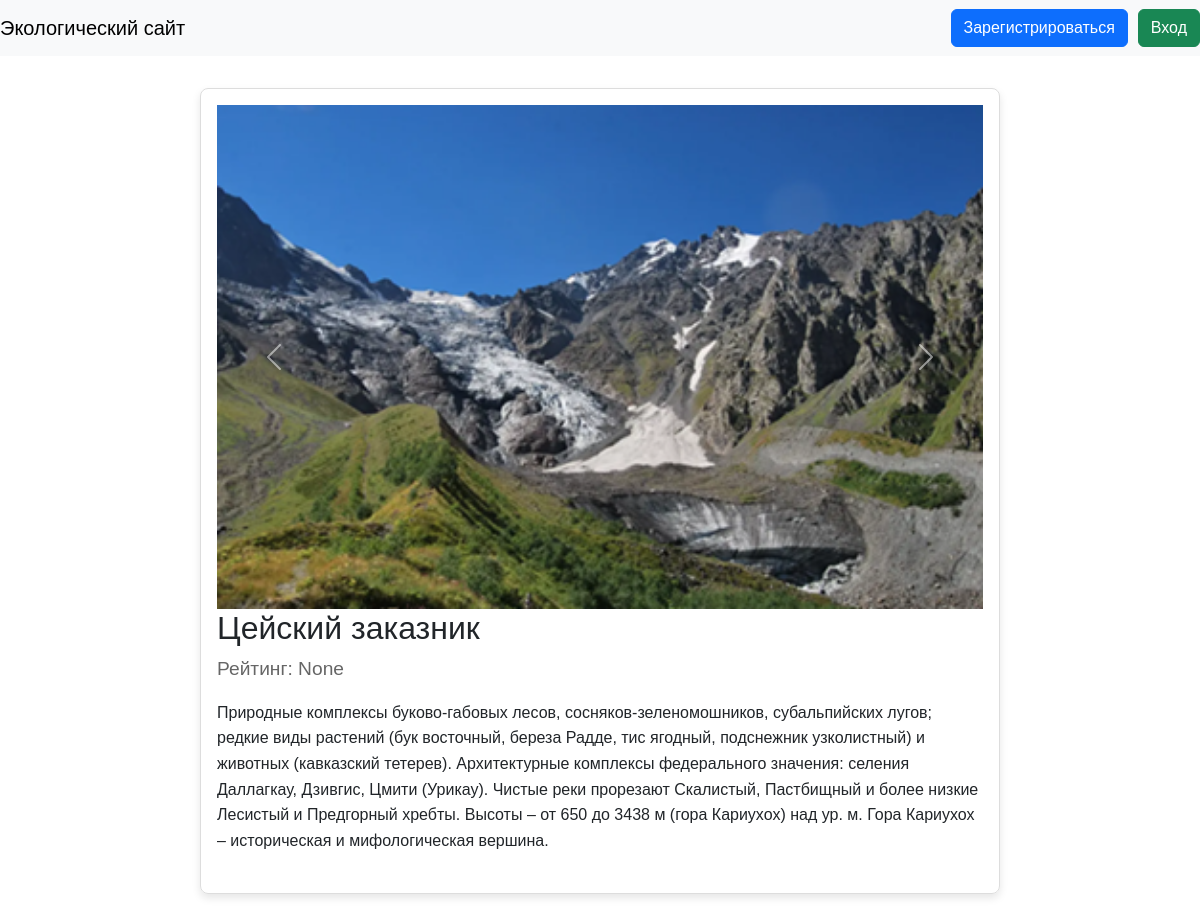
The app's page /object/1 with its own data.
### data/objects.py (models this page shows)
class Object(SqlAlchemyBase, UserMixin, SerializerMixin):
    __tablename__ = 'objects'
    id = sqlalchemy.Column(sqlalchemy.Integer,
                           primary_key=True, autoincrement=True)
    title = sqlalchemy.Column(sqlalchemy.String)
    address = sqlalchemy.Column(sqlalchemy.String, nullable=True)
    rating = sqlalchemy.Column(sqlalchemy.Float, nullable=True)
    phone = sqlalchemy.Column(sqlalchemy.String, nullable=True)
    images = sqlalchemy.Column(sqlalchemy.String, nullable=True)
    category_id = sqlalchemy.Column(sqlalchemy.Integer, sqlalchemy.ForeignKey('categories.id'))
    website = sqlalchemy.Column(sqlalchemy.String, nullable=True)
    description = sqlalchemy.Column(sqlalchemy.String, nullable=True)
    maps_url = sqlalchemy.Column(sqlalchemy.String, nullable=True)
    reviews_id = sqlalchemy.Column(sqlalchemy.String, nullable=True)

### server.py (the view)
@app.route('/object/<int:id>', methods=['GET', 'POST'])
def object(id):
    db_sess = db_session.create_session()
    object = db_sess.query(Object).filter(Object.id == id).first()
    images = object.images.split(',')
    if current_user.is_authenticated:
        return render_template('object.html', object=object, images=images, name=current_user.name)
    else:
        return render_template('object.html', object=object, images=images)

### data/db_session.py (called while the page is built)
def create_session() -> Session:
    global __factory
    return __factory()

### templates/object.html (shortened to what this page needs)
{% extends "base.html" %}
{% block content %}
</head>
<body>
    <div id="carouselExample" class="carousel slide">
        <div class="carousel-inner">
        {% for image in images %}
          <div class="carousel-item active">
            <img src="../static/images/{{ image }}" class="d-block w-100" alt="...">
          </div>
          {% endfor %}
        </div>
        <button class="carousel-control-prev" type="button" data-bs-target="#carouselExample" data-bs-slide="prev">
          <span class="carousel-control-prev-icon" aria-hidden="true"></span>
        </button>
        <button class="carousel-control-next" type="button" data-bs-target="#carouselExample" data-bs-slide="next">
          <span class="carousel-control-next-icon" aria-hidden="true"></span>
        </button>
      </div>
<h1 class="object-title">{{ object.title }}</h1>
<div class="object-rating">
    Рейтинг: <span id="rating">{{ object.rating }}</span>
</div>
<p class="object-description">
    {{ object.description }}
</p>
{% endblock %}

### static/css/style.css (style rules this page uses)
body { font-family: Arial, sans-serif; margin: 0; padding: 0; }

### templates/object.html (style rules this page uses)
.object-title { font-size: 2rem; margin-bottom: 0.5rem; }
.object-rating { font-size: 1.2rem; color: #666; margin-bottom: 1rem; }
.object-description { line-height: 1.6; margin-bottom: 1.5rem; }

### records on screen
Object: images (picture), title "Цейский заказник", rating "None", description "Природные комплексы буково-габовых лесов, сосняков-зеленомошников, субальпийских лугов; редкие виды растений (бук восточный, береза Радде, тис ягодный, подснежник узколистный) и животных (кавказский тетерев). Архитектурные комплексы федерального значения: селения Даллагкау, Дзивгис, Цмити (Урикау). Чистые реки прорезают Скалистый, Пастбищный и более низкие Лесистый и Предгорный хребты. Высоты – от 650 до 3438 м (гора Кариухох) над ур. м. Гора Кариухох – историческая и мифологическая вершина."
